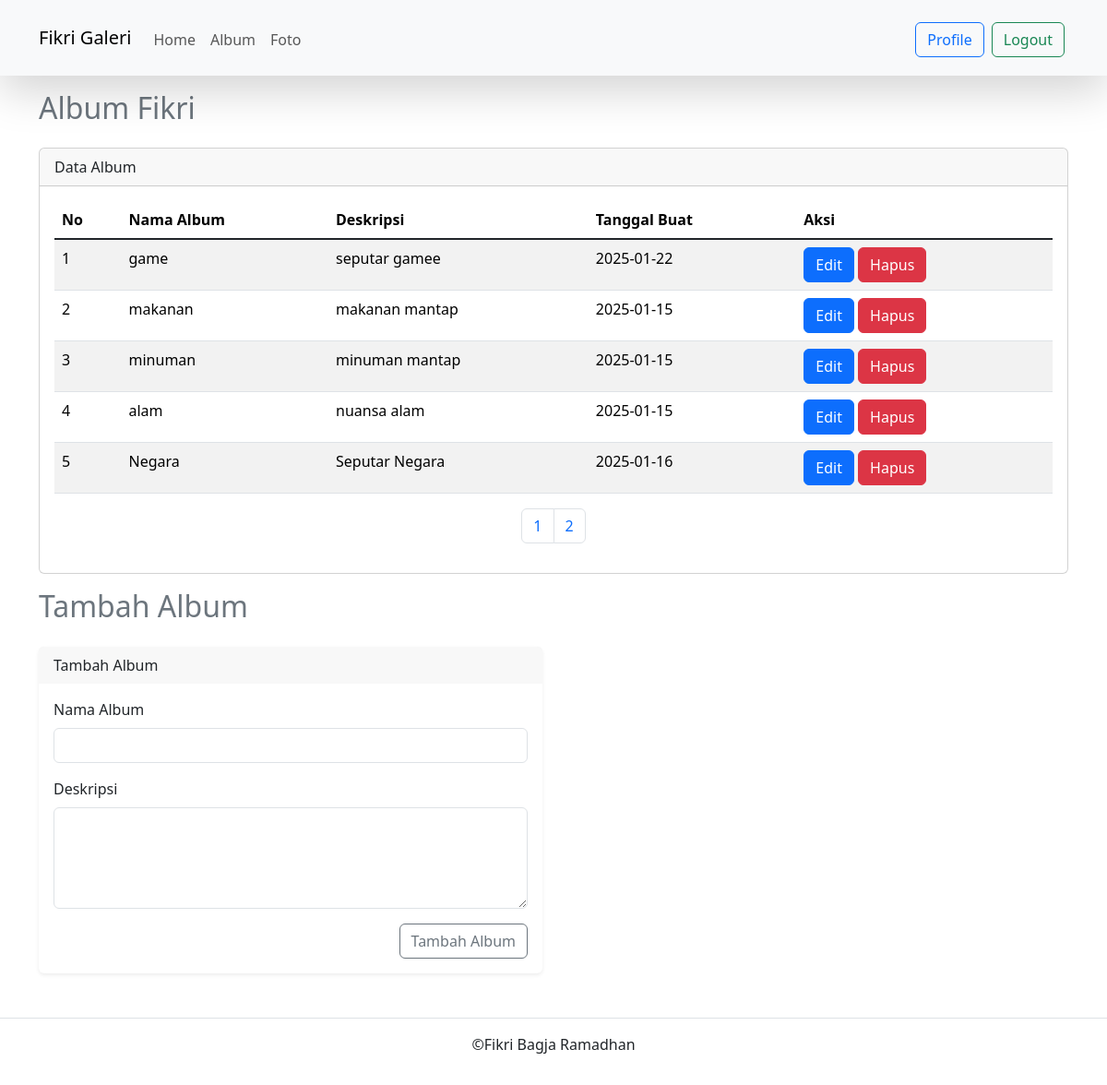
Page /admin/album.php (signed in) on the committed database.
### tables this page shows
CREATE TABLE `user` (
  `userid` int(11) NOT NULL,
  `username` varchar(255) NOT NULL,
  `password` varchar(255) NOT NULL,
  `email` varchar(255) NOT NULL,
  `namalengkap` varchar(255) NOT NULL,
  `alamat` text NOT NULL,
  `roleid` int(11) NOT NULL DEFAULT 2,
  `status` enum('pending','approved','rejected') DEFAULT 'pending'
);

CREATE TABLE `album` (
  `albumid` int(11) NOT NULL,
  `namaalbum` varchar(255) NOT NULL,
  `deskripsi` text NOT NULL,
  `tanggalbuat` date NOT NULL,
  `userid` int(11) NOT NULL
);

### admin/album.php (the view, shortened to what this page needs)
<?php
include '../config/koneksi.php';
$userid = $_SESSION['userid'];
$query = "SELECT * FROM user WHERE userid = $userid";
$result = mysqli_query($koneksi, $query);
$user = mysqli_fetch_assoc($result);
?>
<!DOCTYPE html>
<html lang="en">
<head>
    <link rel="stylesheet" href="../assets/css/bootstrap.min.css">
</head>
<body>
    <nav class="navbar navbar-expand-lg navbar-light shadow-lg p-3 bg-body-tertiary">
        <div class="container">
            <a class="navbar-brand" href="index.php">Fikri Galeri</a>
            <div class="collapse navbar-collapse mt-1" id="navbarNav">
                <ul class="navbar-nav me-auto">
                    <li class="nav-item">
                        <a href="index.php" class="nav-link">Home</a>
                    </li>
                    <a href="album.php" class="nav-link">Album</a>
                    <a href="foto.php" class="nav-link">Foto</a>
                </ul>
                <a href="profile.php" class="btn btn-outline-primary m-1">Profile</a>
                <a href="../config/aksi_logout.php" class="btn btn-outline-success m-1">Logout</a>
            </div>
        </div>
    </nav>
    <div class="container mt-3">
        <h2 class="text-secondary">Album <?php echo $user['username']?></h2>
        <div class="row">
            <div class="col-md-12">
                <div class="card mt-3">
                    <div class="card-header">Data Album</div>
                    <div class="card-body">
                        <table class="table table-striped table-hover">
                            <thead>
                                <tr>
                                    <th>No</th>
                                    <th>Nama Album</th>
                                    <th>Deskripsi</th>
                                    <th>Tanggal Buat</th>
                                    <th>Aksi</th>
                                </tr>
                            </thead>
                            <tbody class="table-group-divider">
                                <?php
                                $userid = $_SESSION['userid'];
                                $per_page = 5;
                                $page = isset($_GET['page']) ? (int)$_GET['page'] : 1;
                                $start_from = ($page - 1) * $per_page;
                                $sql = mysqli_query($koneksi, "SELECT * FROM album WHERE userid='$userid' LIMIT $start_from, $per_page");
                                $no = $start_from + 1;
                                while ($data = mysqli_fetch_array($sql)) {
                                ?>
                                    <tr>
                                        <td><?php echo $no++ ?></td>
                                        <td><?php echo $data['namaalbum'] ?></td>
                                        <td><?php echo $data['deskripsi'] ?></td>
                                        <td><?php echo $data['tanggalbuat'] ?></td>
                                        <td>
                                            <button type="button" class="btn btn-primary" data-bs-toggle="modal" data-bs-target="#edit<?php echo $data['albumid'] ?>">
                                                Edit
                                            </button>
                                            <button type="button" class="btn btn-danger" data-bs-toggle="modal" data-bs-target="#hapus<?php echo $data['albumid'] ?>">
                                                Hapus
                                            </button>
                                        </td>
                                    </tr>
                                <?php } ?>
                            </tbody>
                        </table>
                        <?php
                        $result = mysqli_query($koneksi, "SELECT COUNT(albumid) AS total FROM album WHERE userid='$userid'");
                        $row = mysqli_fetch_array($result);
                        $total_records = $row['total'];
                        $total_pages = ceil($total_records / $per_page);
                        echo '<nav aria-label="Page navigation example"><ul class="pagination justify-content-center">';
                        for ($i = 1; $i <= $total_pages; $i++) {
                            echo '<li class="page-item"><a class="page-link" href="album.php?page=' . $i . '">' . $i . '</a></li>';
                        }
                        echo '</ul></nav>';
                        ?>
                    </div>
                </div>
            </div>
        </div>
        <h2 class="text-secondary mt-3">Tambah Album</h2>
        <div class="row mb-5">
            <div class="col-md-6">
                <div class="card mt-3 shadow-sm border-0">
                    <div class="card-header border-bottom-0">
                        <p class="mb-0">Tambah Album</p>
                    </div>
                    <div class="card-body">
                        <form action="../config/aksi_album.php" method="post">
                            <div class="mb-3">
                                <label for="namaalbum" class="form-label">Nama Album</label>
                                <input type="text" class="form-control" id="namaalbum" name="namaalbum" required>
                            </div>
                            <div class="mb-3">
                                <label for="deskripsi" class="form-label">Deskripsi</label>
                                <textarea class="form-control" id="deskripsi" name="deskripsi" rows="4" required></textarea>
                            </div>
                            <div class="d-flex justify-content-end">
                                <button type="submit" name="submit" class="btn btn-outline-secondary justify justify-content-end">Tambah Album</button>
                            </div>
                        </form>
                    </div>
                </div>
            </div>
        </div>
    </div>
    <footer class="footer d-flex justify-content-center border-top mt-5 py-3">
        <p>&copy;Fikri Bagja Ramadhan</p>
    </footer>
</body>
</html>

### rows in the picture
user: username "Fikri"
album: namaalbum "game", deskripsi "seputar gamee", tanggalbuat "2025-01-22"
album: namaalbum "makanan", deskripsi "makanan mantap", tanggalbuat "2025-01-15"
album: namaalbum "minuman", deskripsi "minuman mantap", tanggalbuat "2025-01-15"
album: namaalbum "alam", deskripsi "nuansa alam", tanggalbuat "2025-01-15"
album: namaalbum "Negara", deskripsi "Seputar Negara", tanggalbuat "2025-01-16"
